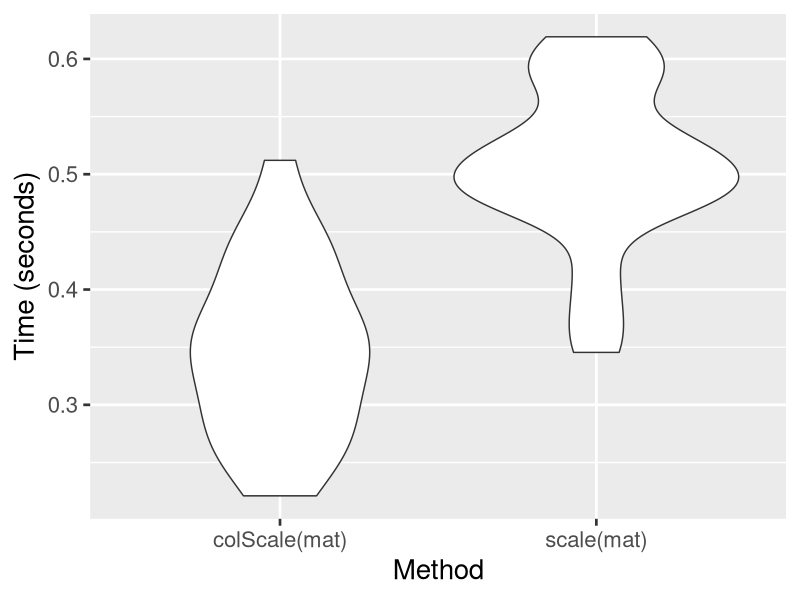

Generate this figure with R: (Note: this script raises an error after producing the figure.)
## ----label=opts, results="hide", echo=FALSE, message = FALSE, warning=FALSE----
library(knitr)
library(matrixStats)
opts_chunk$set(echo = TRUE, prompt = FALSE, message = FALSE, warning = FALSE, comment = "", results = "hide", cache = TRUE)

## ----data, cache=FALSE---------------------------------------------------
set.seed(1)
mat = matrix(rnorm(1e7, mean = 14, sd = 5), 
    nrow = 1e5)
dim(mat)

## ----scale, cache = FALSE, results = "markup"----------------------------
system.time({
    sx = scale(mat)
    })

## ----colScale------------------------------------------------------------
library(matrixStats)

colScale = function(x, 
    center = TRUE, 
    scale = TRUE,
    add_attr = TRUE, 
    rows = NULL, 
    cols = NULL) {
    
    if (!is.null(rows) && !is.null(cols)) {
        x <- x[rows, cols, drop = FALSE]
    } else if (!is.null(rows)) {
        x <- x[rows, , drop = FALSE]
    } else if (!is.null(cols)) {
        x <- x[, cols, drop = FALSE]
    }
    
  ################
  # Get the column means
  ################  
    cm = colMeans(x, na.rm = TRUE)
  ################
  # Get the column sd
  ################      
    if (scale) {
        csd = colSds(x, center = cm)
    } else {
        # just divide by 1 if not
        csd = rep(1, length = length(cm))
    }
    if (!center) {
        # just subtract 0
        cm = rep(0, length = length(cm))
    }
    x = t( (t(x) - cm) / csd )
    if (add_attr) {
        if (center) {
            attr(x, "scaled:center") <- cm
        }
        if (scale) {
            attr(x, "scaled:scale") <- csd
        } 
    }   
    return(x)
}

## ----colscaler, cache = FALSE, results = "markup"------------------------
system.time({
    csx = colScale(mat)
})

## ----compare, results = "markup"-----------------------------------------
all.equal(sx, csx)

## ----bench, results = "markup"-------------------------------------------
library(microbenchmark)
mb = microbenchmark(colScale(mat), scale(mat), times = 20, unit = "s")
print(mb)

## ----gg------------------------------------------------------------------
library(ggplot2)
g = ggplot(data = mb, aes(y = time / 1e9, x = expr)) + geom_violin() + theme_grey(base_size = 20) + xlab("Method") + ylab("Time (seconds)")
print(g)

## ----scaled_row, results = "markup"--------------------------------------
system.time({
  scaled_row = t( scale(t(mat)) )
})
all(abs(rowMeans(scaled_row)) < 1e-15)

## ----colscaled_row, results = "markup"-----------------------------------
system.time({
  colscaled_row = t( colScale(t(mat)) )
})
all(abs(rowMeans(colscaled_row)) < 1e-15)
all.equal(colscaled_row, scaled_row)

## ----rowScale------------------------------------------------------------
rowScale = function(x, 
    center = TRUE, 
    scale = TRUE,
    add_attr = TRUE, 
    rows = NULL, 
    cols = NULL) {
    
    if (!is.null(rows) && !is.null(cols)) {
        x <- x[rows, cols, drop = FALSE]
    } else if (!is.null(rows)) {
        x <- x[rows, , drop = FALSE]
    } else if (!is.null(cols)) {
        x <- x[, cols, drop = FALSE]
    }
    
  ################
  # Get the column means
  ################  
    cm = rowMeans(x, na.rm = TRUE)
  ################
  # Get the column sd
  ################      
    if (scale) {
        csd = rowSds(x, center = cm)
    } else {
        # just divide by 1 if not
        csd = rep(1, length = length(cm))
    }
    if (!center) {
        # just subtract 0
        cm = rep(0, length = length(cm))
    }
    x = (x - cm) / csd 
    if (add_attr) {
        if (center) {
            attr(x, "scaled:center") <- cm
        }
        if (scale) {
            attr(x, "scaled:scale") <- csd
        } 
    }   
    return(x)
}

## ----rowscaled_row, results = "markup"-----------------------------------
system.time({
  rowscaled_row = rowScale(mat)
})
all(abs(rowMeans(rowscaled_row)) < 1e-15)
all.equal(rowscaled_row, scaled_row)

## ----mb_row, results = "markup"------------------------------------------
mb_row = microbenchmark(t( colScale(t(mat)) ),
                        t( scale(t(mat)) ),
                        rowScale(mat),
                        times = 20, unit = "s")
print(mb_row)

## ----gg_row--------------------------------------------------------------
g %+% mb_row

## ----code, eval = FALSE--------------------------------------------------
f <- function(v) {
  v <- v[!is.na(v)]
  sqrt(sum(v^2)/max(1, length(v) - 1L))
}
scale <- apply(x, 2L, f)

